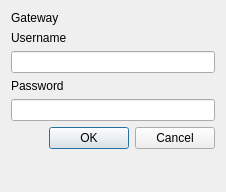
<?xml version="1.0" encoding="UTF-8"?>
<ui version="4.0">
 <class>RegisterGatewayDialog</class>
 <widget class="QDialog" name="RegisterGatewayDialog">
  <property name="geometry">
   <rect>
    <x>0</x>
    <y>0</y>
    <width>226</width>
    <height>192</height>
   </rect>
  </property>
  <property name="windowTitle">
   <string>Register Gateway</string>
  </property>
  <layout class="QVBoxLayout" name="verticalLayout">
   <item>
    <widget class="QLabel" name="gatewayLabel">
     <property name="text">
      <string>Gateway</string>
     </property>
    </widget>
   </item>
   <item>
    <widget class="QLabel" name="usernameLabel">
     <property name="text">
      <string>Username</string>
     </property>
    </widget>
   </item>
   <item>
    <widget class="QLineEdit" name="usernameLineEdit"/>
   </item>
   <item>
    <widget class="QLabel" name="passwordLabel">
     <property name="text">
      <string>Password</string>
     </property>
    </widget>
   </item>
   <item>
    <widget class="QLineEdit" name="passwordLineEdit">
     <property name="echoMode">
      <enum>QLineEdit::Password</enum>
     </property>
    </widget>
   </item>
   <item>
    <widget class="QDialogButtonBox" name="buttonBox">
     <property name="orientation">
      <enum>Qt::Horizontal</enum>
     </property>
     <property name="standardButtons">
      <set>QDialogButtonBox::Cancel|QDialogButtonBox::Ok</set>
     </property>
    </widget>
   </item>
   <item>
    <spacer name="verticalSpacer">
     <property name="orientation">
      <enum>Qt::Vertical</enum>
     </property>
     <property name="sizeHint" stdset="0">
      <size>
       <width>20</width>
       <height>40</height>
      </size>
     </property>
    </spacer>
   </item>
  </layout>
 </widget>
 <resources/>
 <connections>
  <connection>
   <sender>buttonBox</sender>
   <signal>accepted()</signal>
   <receiver>RegisterGatewayDialog</receiver>
   <slot>accept()</slot>
   <hints>
    <hint type="sourcelabel">
     <x>248</x>
     <y>254</y>
    </hint>
    <hint type="destinationlabel">
     <x>157</x>
     <y>274</y>
    </hint>
   </hints>
  </connection>
  <connection>
   <sender>buttonBox</sender>
   <signal>rejected()</signal>
   <receiver>RegisterGatewayDialog</receiver>
   <slot>reject()</slot>
   <hints>
    <hint type="sourcelabel">
     <x>316</x>
     <y>260</y>
    </hint>
    <hint type="destinationlabel">
     <x>286</x>
     <y>274</y>
    </hint>
   </hints>
  </connection>
 </connections>
</ui>
